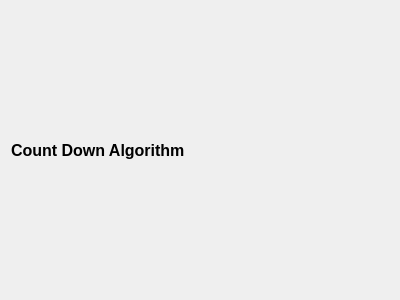
<?xml version="1.0" encoding="UTF-8"?>
<ui version="4.0">
 <class>CountDownConfigWidget</class>
 <widget class="QWidget" name="CountDownConfigWidget">
  <property name="geometry">
   <rect>
    <x>0</x>
    <y>0</y>
    <width>400</width>
    <height>300</height>
   </rect>
  </property>
  <property name="windowTitle">
   <string>Form</string>
  </property>
  <layout class="QGridLayout" name="gridLayout_2">
   <item row="0" column="0">
    <layout class="QGridLayout" name="gridLayout">
     <item row="0" column="0">
      <widget class="QLabel" name="label">
       <property name="font">
        <font>
         <pointsize>12</pointsize>
         <bold>true</bold>
        </font>
       </property>
       <property name="text">
        <string>Count Down Algorithm</string>
       </property>
      </widget>
     </item>
    </layout>
   </item>
  </layout>
 </widget>
 <resources/>
 <connections/>
</ui>
